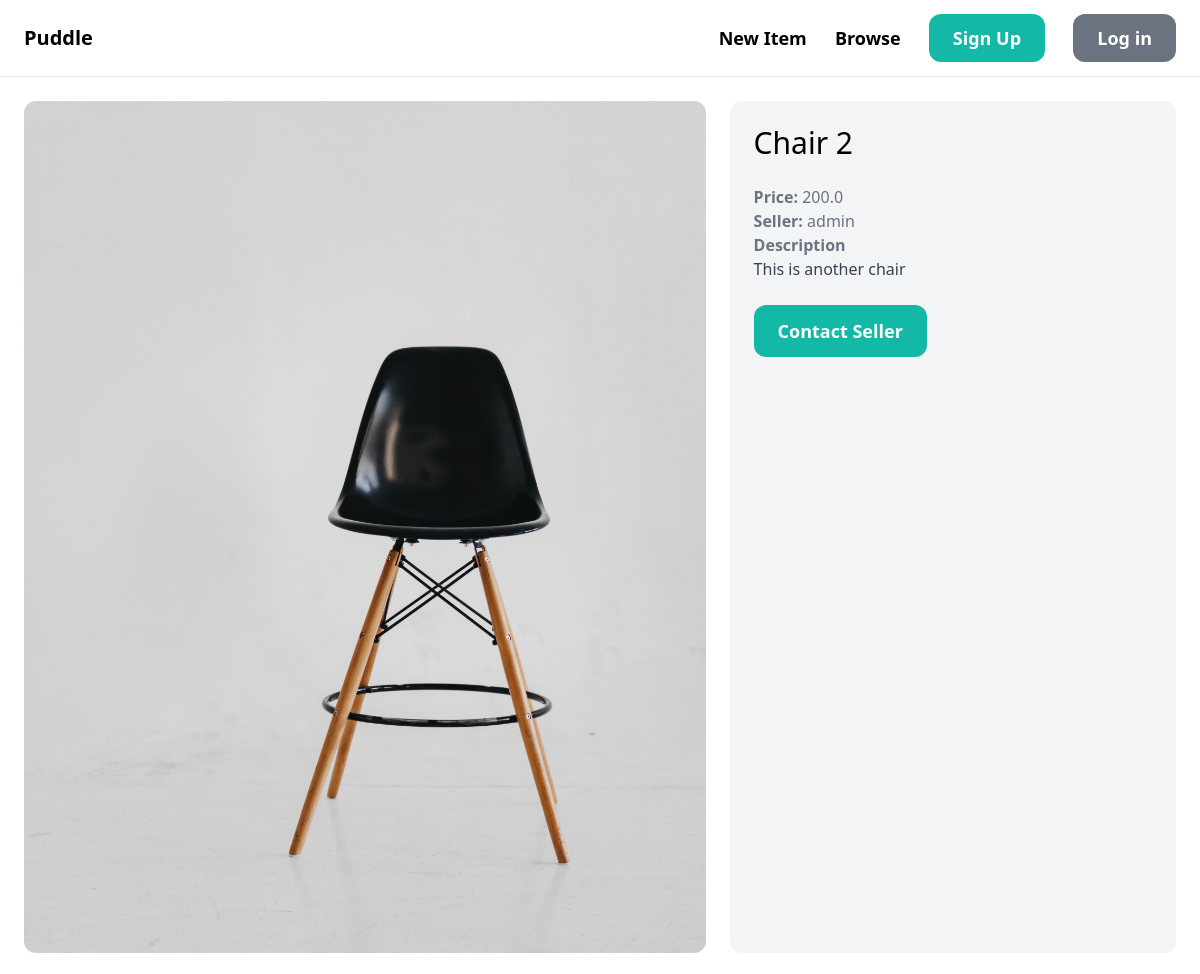
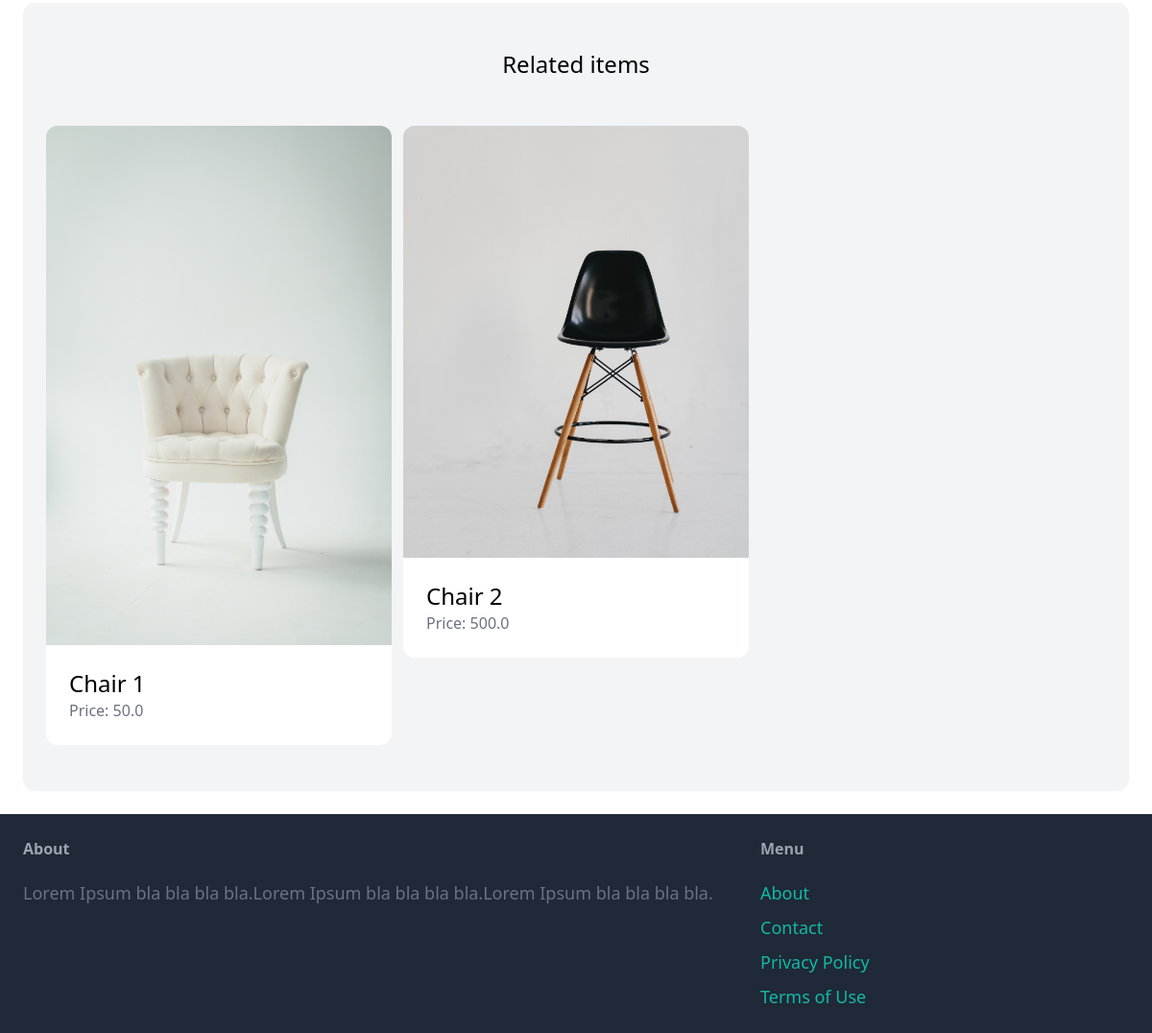
Screenshot of /item/4/ with the database file from the repository (2 pictures, top to bottom).
### item/models.py (models this page shows, shortened)
class Item(models.Model):
    category = models.ForeignKey(Category, related_name='items', on_delete=models.CASCADE)
    name = models.CharField(max_length=255)
    description = models.TextField(blank=True, null=True)
    price = models.FloatField()
    image = models.ImageField(upload_to='item_images', blank=True, null=True)
    is_sold = models.BooleanField(default=False)
    created_by = models.ForeignKey(User, related_name='items', on_delete=models.CASCADE)
    created_at = models.DateTimeField(auto_now_add=True)
    is_hold = models.BooleanField(default=False)

### item/views.py (the view)
# urls.py: path('<int:pk>/', views.detail, name='detail'),
def detail(request, pk):
    item = get_object_or_404(Item, pk=pk)
    related_items = Item.objects.filter(category=item.category, is_sold=False).exclude(pk=pk)[0:3]
    return render(request, 'item/detail.html', {
        'item': item,
        'related_items': related_items
    })

### item/templates/item/detail.html (shortened to what this page needs)
{% extends 'core/base.html' %}
{% block content %}
<div class="grid grid-cols-5 gap-6">
    <div class="col-span-3">
        <img src="{{ item.image.url }}" class="rounded-xl">
    </div>
    <div class="col-span-2 p-6 bg-gray-100 rounded-xl">
        <h1 class="mb-6 text-3xl">{{ item.name }}</h1>
        <p class="text-gray-500"><strong>Price: </strong>{{ item.price }}</p>
        <p class="text-gray-500"><strong>Seller: </strong>{{ item.created_by.username }}</p>
        {% if item.description %}
            <p class="text-gray-700">
                <strong class="text-gray-500">Description</strong><br>
                {{item.description}}
            </p>
        {% endif %}
        {% if request.user == item.created_by %}
           <div class="mt-6 p-6 bg-white rounded-xl">
            <p>This is your item!</p>
            <a href="{% url 'item:edit' item.id %}" class="inline-block mt-6 px-6 py-3 text-lg font-semibold bg-teal-500 text-white rounded-xl">Edit</a>
            <a href="{% url 'item:delete' item.id %}" class="inline-block mt-6 px-6 py-3 text-lg font-semibold bg-red-500 text-white rounded-xl">Delete</a>
           </div>
        {% else %}
            <a href="{% url 'conversation:new' item.id %}" class="inline-block mt-6 px-6 py-3 text-lg font-semibold bg-teal-500 text-white rounded-xl hover:bg-teal-700">Contact Seller</a>
        {% endif %}
    </div>
</div>
<div class="mt-6 px-6 py-12 bg-gray-100 rounded-xl">
    <h2 class="mb-12 text-2xl text-center">Related items</h2>
   <div class="grid grid-cols-3 gap-3">
    {% for item in related_items %}
        <div>
            <a href="{% url 'item:detail' item.id %}">
                <div>
                    <img src="{{ item.image.url }}" class="rounded-t-xl">
                </div>
                <div class="p-6 bg-white rounded-b-xl">
                    <h2 class="text-2xl">{{ item.name }}</h2>
                    <p class="text-gray-500">Price: {{ item.price }}</p>
                </div>
            </a>
        </div>
    {% endfor %}
   </div>
</div>
{% endblock %}

### rows the page displays
Item: image (picture), name "Chair 2", price "200.0", created_by.username "admin", description "This is another chair"
Item: image (picture), name "Chair 1", price "50.0"
Item: image (picture), name "Chair 2", price "500.0"
